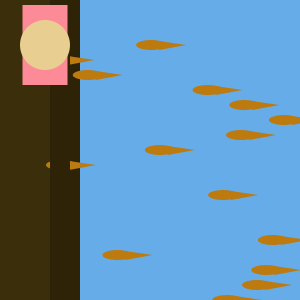
Frame 1 (no input)
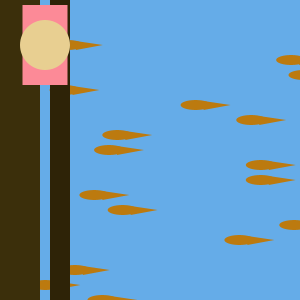
Frame 60 (the mouse pressed at the canvas centre just before this capture)
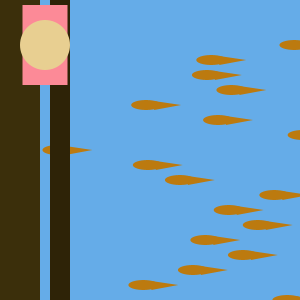
Frame 120 (the mouse held since frame 60 and released just before this capture)

The Processing sketch that drew these frames (run headless with seeded random() and noise(); from frame 60 on, the mouse is pressed at the canvas centre):

// Processing sketch: processing_39838
// ── processing_39838.pde

int num = 20; // fish 

float[] x = new float[num]; // x-coordinate
float[] y = new float[num]; // y-coordinate
float[] speed = new float[num]; // fish speed

void setup() {
  size(300, 300);
  smooth();

  // seed the array
  for (int i=0; i < num;i++) {
    x[i] = random(width);
    y[i] = i * (height/num);
    speed[i] = random(0.5, 4);
  }
}

void draw() {
  background(101, 172, 232);


  for (int i=0; i < num; i++) {

    // draw fifh

    pushMatrix();
    translate(-x[i]+width, y[i]);
    noStroke();
    fill(188, 122, 15);
    ellipseMode(CENTER);
    ellipse(45, 45, 30, 10);
    triangle(53, 50, 53, 41, 80, 45);
    popMatrix();
    //bridge and man
    fill(59, 47, 11);
    rect(0, 0, 80, 600);
    fill(46, 35, 7);
    rect(60, 0, 20, 600);
    fill(252, 138, 151);
    rectMode(CENTER);
    rect(45, 45, 45, 80);
    fill(232, 207, 145);
    ellipse(45, 45, 50, 50);
    // update the fish variables in the array
    x[i] = x[i] + speed[i];
    if (x[i] >= width ) {
      x[i] = -10;
    }
  }
}
